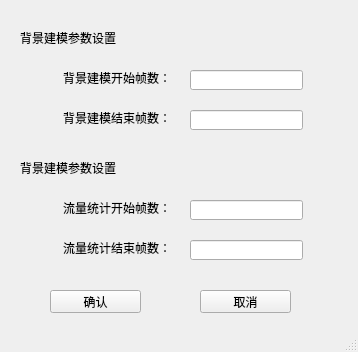
<?xml version="1.0" encoding="UTF-8"?>
<ui version="4.0">
 <class>MainWindow</class>
 <widget class="QMainWindow" name="MainWindow">
  <property name="geometry">
   <rect>
    <x>0</x>
    <y>0</y>
    <width>358</width>
    <height>352</height>
   </rect>
  </property>
  <property name="windowTitle">
   <string>MainWindow</string>
  </property>
  <widget class="QWidget" name="centralwidget">
   <widget class="QLabel" name="label">
    <property name="geometry">
     <rect>
      <x>20</x>
      <y>30</y>
      <width>121</width>
      <height>16</height>
     </rect>
    </property>
    <property name="text">
     <string>背景建模参数设置</string>
    </property>
   </widget>
   <widget class="QLabel" name="label_2">
    <property name="geometry">
     <rect>
      <x>63</x>
      <y>70</y>
      <width>111</width>
      <height>16</height>
     </rect>
    </property>
    <property name="text">
     <string>背景建模开始帧数：</string>
    </property>
   </widget>
   <widget class="QLineEdit" name="lineEdit">
    <property name="geometry">
     <rect>
      <x>190</x>
      <y>70</y>
      <width>113</width>
      <height>20</height>
     </rect>
    </property>
   </widget>
   <widget class="QLabel" name="label_3">
    <property name="geometry">
     <rect>
      <x>63</x>
      <y>110</y>
      <width>111</width>
      <height>16</height>
     </rect>
    </property>
    <property name="text">
     <string>背景建模结束帧数：</string>
    </property>
   </widget>
   <widget class="QLineEdit" name="lineEdit_2">
    <property name="geometry">
     <rect>
      <x>190</x>
      <y>110</y>
      <width>113</width>
      <height>20</height>
     </rect>
    </property>
   </widget>
   <widget class="QLabel" name="label_4">
    <property name="geometry">
     <rect>
      <x>20</x>
      <y>160</y>
      <width>121</width>
      <height>16</height>
     </rect>
    </property>
    <property name="text">
     <string>背景建模参数设置</string>
    </property>
   </widget>
   <widget class="QLabel" name="label_5">
    <property name="geometry">
     <rect>
      <x>63</x>
      <y>200</y>
      <width>111</width>
      <height>16</height>
     </rect>
    </property>
    <property name="text">
     <string>流量统计开始帧数：</string>
    </property>
   </widget>
   <widget class="QLineEdit" name="lineEdit_3">
    <property name="geometry">
     <rect>
      <x>190</x>
      <y>240</y>
      <width>113</width>
      <height>20</height>
     </rect>
    </property>
    <property name="text">
     <string/>
    </property>
   </widget>
   <widget class="QLabel" name="label_6">
    <property name="geometry">
     <rect>
      <x>63</x>
      <y>240</y>
      <width>111</width>
      <height>16</height>
     </rect>
    </property>
    <property name="text">
     <string>流量统计结束帧数：</string>
    </property>
   </widget>
   <widget class="QLineEdit" name="lineEdit_4">
    <property name="geometry">
     <rect>
      <x>190</x>
      <y>200</y>
      <width>113</width>
      <height>20</height>
     </rect>
    </property>
    <property name="text">
     <string/>
    </property>
   </widget>
   <widget class="QPushButton" name="pushButton">
    <property name="geometry">
     <rect>
      <x>50</x>
      <y>290</y>
      <width>91</width>
      <height>23</height>
     </rect>
    </property>
    <property name="text">
     <string>确认</string>
    </property>
   </widget>
   <widget class="QPushButton" name="pushButton_2">
    <property name="geometry">
     <rect>
      <x>200</x>
      <y>290</y>
      <width>91</width>
      <height>23</height>
     </rect>
    </property>
    <property name="text">
     <string>取消</string>
    </property>
   </widget>
  </widget>
  <widget class="QStatusBar" name="statusbar"/>
 </widget>
 <resources/>
 <connections/>
</ui>
